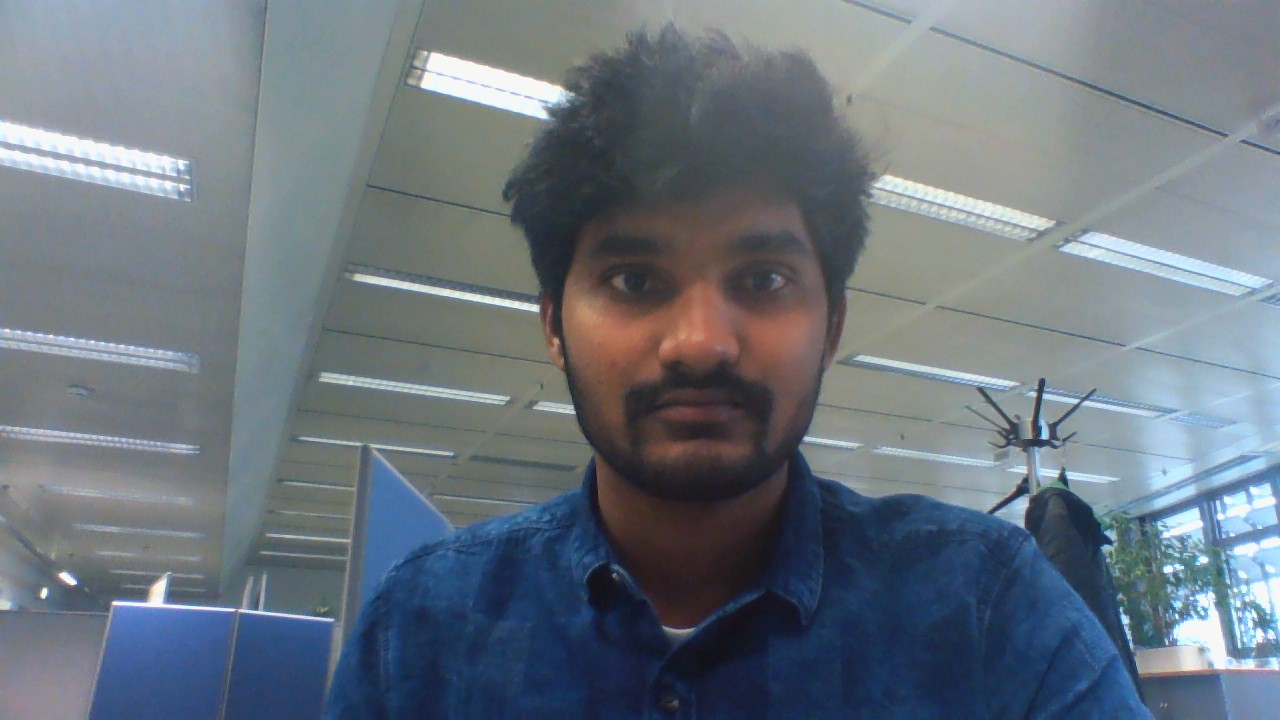
#> input picture FaceDetection/DataSets/Chandu/WIN_20200302_13_59_28_Pro.jpg, 1280 x 720 px
$ jupyter execute FaceRecognizationClassification.ipynb
#> lines starting #> are read from the running program, lines starting #| are printed output that depends on the picture
[cell 1]
#pip install opencv-contrib-python has to be installed for using LBPHF model trainer

[cell 2]
import cv2,os
import pandas as pd
import numpy as np

[cell 3]
#Data
DataSets='DataSets'
(width, height) = (1280,720)
(images, lables, names, id) = ([], [], {}, 0)
for dirs,subdirs,files in os.walk(DataSets):
    for subdir in subdirs:
        names[id] = subdir
        img_path=os.path.join(DataSets, subdir)
        for filename in os.listdir(img_path):
            path = img_path + '/' + filename
            lable = id
            images.append(cv2.imread(path, 0))
            lables.append(int(lable))
        id += 1
#> id = 1
(images, lables) = [np.array(lis) for lis in [images, lables]]

[cell 4]
model = cv2.face.LBPHFaceRecognizer_create()
model.train(images, lables)

[cell 5]
har_file='haarcascade_frontalface_default.xml'
cascadeClassifier=cv2.CascadeClassifier(har_file)

[cell 6]
#Taking the input from WebCamera
webCam=cv2.VideoCapture(0)
while True:
    par,frame = webCam.read()
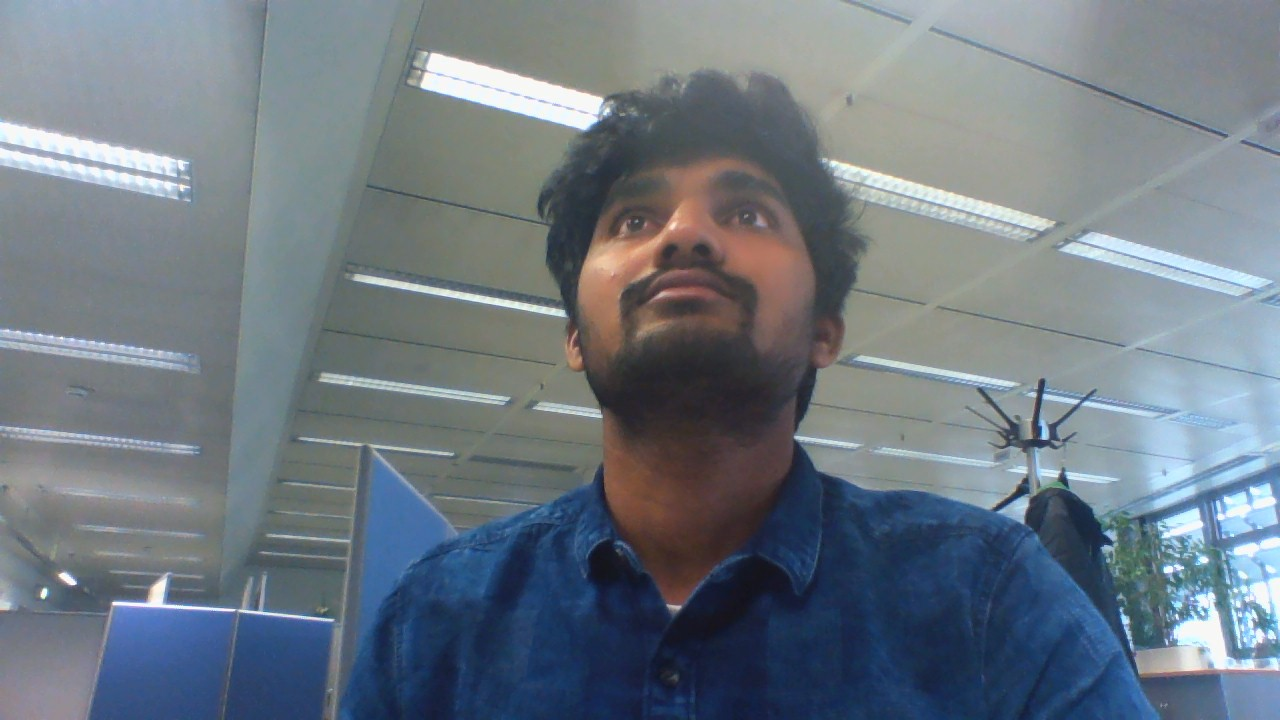
#> input picture FaceDetection/DataSets/Chandu/WIN_20200302_13_59_34_Pro.jpg, 1280 x 720 px, given in place of the camera
#> frame is the input picture: shape (720, 1280, 3); mean B, G, R 130.6, 120.8, 110.4
    gray_frame= cv2.cvtColor(frame, cv2.COLOR_BGR2GRAY)
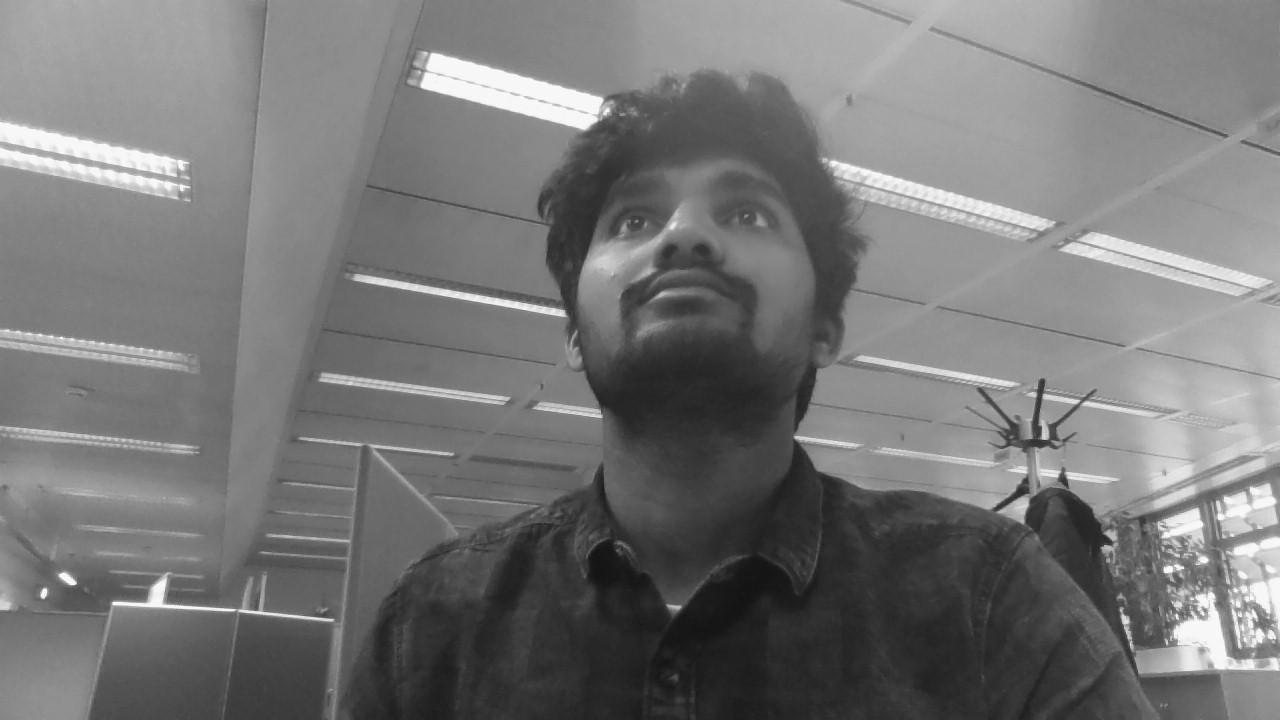
#> gray_frame: shape (720, 1280); min 18, max 254, mean 118.8
    faces=cascadeClassifier.detectMultiScale(gray_frame,scaleFactor=1.1,minNeighbors=5)
    for (x,y,w,h) in faces:
        cv2.rectangle(frame, (x, y), (x + w, y + h), (255, 0, 0), 2)
        face = gray_frame[y:y + h, x:x + w]
        face_resize = cv2.resize(face, (width, height))
        #predit the face and gives the label and confidence
        prediction = model.predict(face_resize)
        cv2.rectangle(frame, (x, y), (x + w, y + h), (0, 255, 0), 3)
        if prediction[0]<10:
            cv2.putText(frame, '% s - %.0f' % (names[prediction[0]], prediction[1]), (x-10, y-10),  cv2.FONT_HERSHEY_PLAIN, 1, (0, 255, 0))
        else:
            cv2.putText(frame, 'unknown',  (x-10, y-10), cv2.FONT_HERSHEY_PLAIN, 1, (0, 255, 0))

        cv2.imshow('FaceDetectionFrame', frame)
